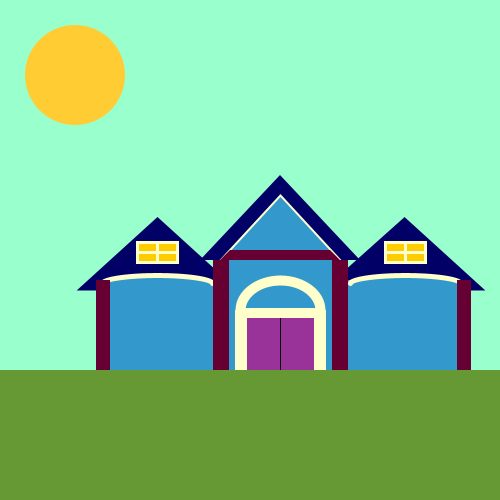
Frame 1 (no input)
Frame 60 (the mouse pressed at the canvas centre just before this capture): identical to frame 1, image omitted
Frame 120 (the mouse held since frame 60 and released just before this capture): identical to frame 1, image omitted

The Processing sketch that drew this single still picture (run headless with seeded random() and noise(); from frame 60 on, the mouse is pressed at the canvas centre):

// Processing sketch: processing_129807
// ── processing_129807.pde

//Nicolette Hashey
//House
//1/22/2014


int w=250;
int h=250;
int triwidth=120;
int triheight= 110;
int cwidth=16;
int cheight=110;
int scolwidth=12;
int scolheight=60;
int bottom=370;
int addupleftx=100;
int adduplefty=280;
int addlefth=90;
int addleftcenterx=157;
int addtopwindowy=242;
void setup() {
  size(500, 500);
}

void draw() {
  background(#99FFCC); 

  //sun
  fill(#FFCC33);
  noStroke();
  ellipse(75, 75, 100, 100);

  //ground
  fill(#669933);
  noStroke();
  rect(0, 370, 500, 500);


  //left addition roof
  fill(#000066);
  stroke(#000066);
  strokeWeight(20);
  triangle(addleftcenterx-55, adduplefty, addleftcenterx+55, adduplefty, addleftcenterx, 230);

  //left addition
  fill(#3399CC);
  noStroke();
  rect(addupleftx, adduplefty, triwidth-7, addlefth);

  //left addition rounded top
  fill(#3399CC);
  stroke(#FFFFCC);
  strokeWeight(5);
  arc(addleftcenterx, adduplefty+3, triwidth-10, 15, PI, 2*PI);

  //left addition column
  noStroke();
  fill(#660033);
  rect(addupleftx-4, adduplefty, cwidth-2, cheight-20);

  //left addition horizontal
  //fill(#FFFFCC);
  //rect(addupleftx, adduplefty, 113, cwidth-8);

  //left addition upper window
  fill(#FFCC00);
  stroke(#FFFFCC);
  strokeWeight(3);
  rect(addleftcenterx-20, addtopwindowy, 40, 20);

  //left addition upper window lines
  line(addleftcenterx, addtopwindowy, addleftcenterx, addtopwindowy+20);
  line(addleftcenterx-20, addtopwindowy+10, addleftcenterx+20, addtopwindowy+10);




  //right addition roof
  fill(#000066);
  stroke(#000066);
  strokeWeight(20);
  triangle(addleftcenterx+191, adduplefty, addleftcenterx+302, adduplefty, addleftcenterx+247, 230);

  //right addition
  fill(#3399CC);
  noStroke();
  rect(addupleftx+248, adduplefty, triwidth-7, addlefth);

  //right addition rounded top
  fill(#3399CC);
  stroke(#FFFFCC);
  strokeWeight(5);
  arc(addleftcenterx+248, adduplefty+3, triwidth-10, 15, PI, 2*PI);

  //right addition column
  noStroke();
  fill(#660033);
  rect(addupleftx+357, adduplefty, cwidth-2, cheight-20);

  //right addition horizontal
  //fill(#FFFFCC);
  //rect(addupleftx+249, adduplefty, 113, cwidth-8);

  //right addition upper window
  fill(#FFCC00);
  stroke(#FFFFCC);
  strokeWeight(3);
  rect(addleftcenterx+228, addtopwindowy, 40, 20);

  //right addition upper window lines
  line(addleftcenterx+248, addtopwindowy, addleftcenterx+248, addtopwindowy+20);
  line(addleftcenterx+228, addtopwindowy+10, addleftcenterx+268, addtopwindowy+10);






  //roof
  fill(#000066);
  noStroke();
  triangle(200, 260, 360, 260, 280, 175);

  //roof interior
  fill(#3399CC);
  stroke(#FFFFCC);
  strokeWeight(2);
  triangle(220, 260, 340, 260, 280, 195);

  //main blue center
  noStroke();
  fill(#3399CC);
  rect(220, 260, triwidth, triheight);

  //front horizontal bar
  fill(#660033);
  quad(220, 260, 340, 260, 330, 250, 230, 250);

  //left column
  fill(#660033);
  rect(213, 260, cwidth, cheight);

  //right column
  fill(#660033);
  rect(332, 260, cwidth, cheight);

  //arc above door
  stroke(#FFFFCC);
  strokeWeight(10);
  noFill();
  arc(280, 310, 80, 60, PI, 2*PI);

  //left door column
  fill(#FFFFCC);
  noStroke();
  rect(235, 310, scolwidth, scolheight);

  //right door column
  fill(#FFFFCC);
  rect(314, 310, scolwidth, scolheight);

  //door overhead horizontal
  fill(#FFFFCC);
  rect(238, 308, 84, 10);

  //door
  fill(#993399);
  rect(247, 318, 67, scolheight-8);
  stroke(0);
  strokeWeight(1);
  line(280, 318, 280, bottom-1);
}
